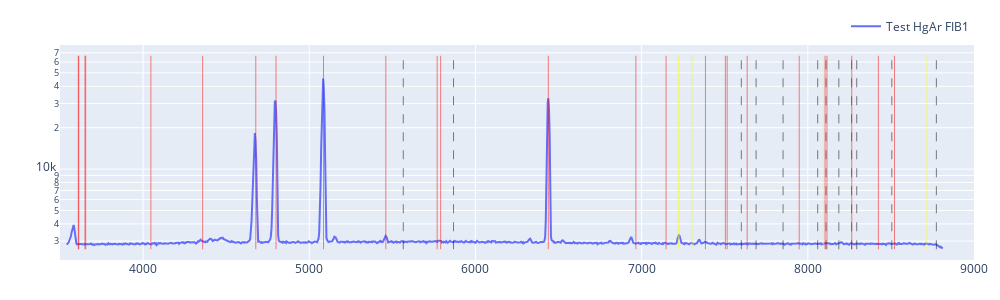

Notebook source saved alongside this figure:
### Code cell
import numpy as np
import plotly.graph_objects as go

def to_native_float(a):
    a = np.asarray(a)

    if a.dtype.byteorder not in ("=", "|"):
        a = a.byteswap().view(a.dtype.newbyteorder("="))

    return np.ascontiguousarray(a, dtype=np.float64)

# Convert arrays for Plotly (native endian)
x = to_native_float(solx)
y2 = to_native_float(cd_f1)

fig = go.Figure()
fig.add_trace(go.Scatter(x=x, y=y2, mode="lines", name="Test HgAr FIB1"))

peaks, _ = find_peaks(kr_f1, height=1000, width=(0, 15), prominence=500)
peaks = refine_peaks(kr_f1, peaks, window_width=5)

ymin = np.nanmin(y1[y1 > 0])
ymax = np.nanmax(y1)

for p in peaks:
    xp = float(x[int(p)])

    fig.add_trace(
        go.Scatter(
            x=[xp, xp],
            y=[ymin, ymax],
            mode="lines",
            line=dict(color="black", width=0.5, dash="dash"),
            hovertemplate=(
                "Peak<br>"
                f"pixel = {p:.2f}<br>"
                "λ = %{x:.2f}<br>"
                "<extra></extra>"
            ),
            showlegend=False
        )
    )

for line in user_atl_cd:
    lam = float(line)
    fig.add_trace(
        go.Scatter(
            x=[lam, lam],
            y=[ymin, ymax],
            mode="lines",
            line=dict(color="red", width=0.5),
            hovertemplate=(
                "Cd line<br>"
                "λ = %{x:.2f}<br>"
                "<extra></extra>"
            ),
            showlegend=False
        )
    )
for line in user_atl_cd:
    lam = float(line) * 2
    fig.add_trace(
        go.Scatter(
            x=[lam, lam],
            y=[ymin, ymax],
            mode="lines",
            line=dict(color="yellow", width=0.5),
            hovertemplate=(
                "Cd 2rd line<br>"
                "λ = %{x:.2f}<br>"
                "<extra></extra>"
            ),
            showlegend=False
        )
    )

fig.update_layout(
    width=1000,
    height=300,
    yaxis_type="log",
    xaxis_range=[3500, 9000],
    margin=dict(l=60, r=20, t=40, b=40),
    legend=dict(orientation="h", y=1.02, x=1, xanchor="right", yanchor="bottom"),
)

fig.show()

### Figure 1 — Plotly figure (JSON) as saved in the notebook; plotly's stock layout.template omitted (floating-point values rounded to 4 significant figures; data arrays with more than 128 entries replaced by an {"elided": "..."} marker saying what was removed)
{"data": [{"mode": "lines", "name": "Test HgAr FIB1", "type": "scatter", "x": {"elided": "1340 float values"}, "y": {"elided": "1340 float values"}}, {"hovertemplate": "Peak<br>pixel = 502.74<br>λ = %{x:.2f}<br><extra></extra>", "line": {"color": "black", "dash": "dash", "width": 0.5}, "mode": "lines", "showlegend": false, "type": "scatter", "x": [5566.0, 5566.0], "y": [2617.0, 66660.0]}, {"hovertemplate": "Peak<br>pixel = 579.51<br>λ = %{x:.2f}<br><extra></extra>", "line": {"color": "black", "dash": "dash", "width": 0.5}, "mode": "lines", "showlegend": false, "type": "scatter", "x": [5868.0, 5868.0], "y": [2617.0, 66660.0]}, {"hovertemplate": "Peak<br>pixel = 1024.09<br>λ = %{x:.2f}<br><extra></extra>", "line": {"color": "black", "dash": "dash", "width": 0.5}, "mode": "lines", "showlegend": false, "type": "scatter", "x": [7600.0, 7600.0], "y": [2617.0, 66660.0]}, {"hovertemplate": "Peak<br>pixel = 1047.66<br>λ = %{x:.2f}<br><extra></extra>", "line": {"color": "black", "dash": "dash", "width": 0.5}, "mode": "lines", "showlegend": false, "type": "scatter", "x": [7689.0, 7689.0], "y": [2617.0, 66660.0]}, {"hovertemplate": "Peak<br>pixel = 1089.97<br>λ = %{x:.2f}<br><extra></extra>", "line": {"color": "black", "dash": "dash", "width": 0.5}, "mode": "lines", "showlegend": false, "type": "scatter", "x": [7851.0, 7851.0], "y": [2617.0, 66660.0]}, {"hovertemplate": "Peak<br>pixel = 1143.00<br>λ = %{x:.2f}<br><extra></extra>", "line": {"color": "black", "dash": "dash", "width": 0.5}, "mode": "lines", "showlegend": false, "type": "scatter", "x": [8059.0, 8059.0], "y": [2617.0, 66660.0]}, {"hovertemplate": "Peak<br>pixel = 1156.57<br>λ = %{x:.2f}<br><extra></extra>", "line": {"color": "black", "dash": "dash", "width": 0.5}, "mode": "lines", "showlegend": false, "type": "scatter", "x": [8110.0, 8110.0], "y": [2617.0, 66660.0]}, {"hovertemplate": "Peak<br>pixel = 1176.94<br>λ = %{x:.2f}<br><extra></extra>", "line": {"color": "black", "dash": "dash", "width": 0.5}, "mode": "lines", "showlegend": false, "type": "scatter", "x": [8187.0, 8187.0], "y": [2617.0, 66660.0]}, {"hovertemplate": "Peak<br>pixel = 1196.30<br>λ = %{x:.2f}<br><extra></extra>", "line": {"color": "black", "dash": "dash", "width": 0.5}, "mode": "lines", "showlegend": false, "type": "scatter", "x": [8264.0, 8264.0], "y": [2617.0, 66660.0]}, {"hovertemplate": "Peak<br>pixel = 1204.94<br>λ = %{x:.2f}<br><extra></extra>", "line": {"color": "black", "dash": "dash", "width": 0.5}, "mode": "lines", "showlegend": false, "type": "scatter", "x": [8294.0, 8294.0], "y": [2617.0, 66660.0]}, {"hovertemplate": "Peak<br>pixel = 1259.73<br>λ = %{x:.2f}<br><extra></extra>", "line": {"color": "black", "dash": "dash", "width": 0.5}, "mode": "lines", "showlegend": false, "type": "scatter", "x": [8506.0, 8506.0], "y": [2617.0, 66660.0]}, {"hovertemplate": "Peak<br>pixel = 1329.28<br>λ = %{x:.2f}<br><extra></extra>", "line": {"color": "black", "dash": "dash", "width": 0.5}, "mode": "lines", "showlegend": false, "type": "scatter", "x": [8774.0, 8774.0], "y": [2617.0, 66660.0]}, {"hovertemplate": "Cd line<br>λ = %{x:.2f}<br><extra></extra>", "line": {"color": "red", "width": 0.5}, "mode": "lines", "showlegend": false, "type": "scatter", "x": [3610.0, 3610.0], "y": [2617.0, 66660.0]}, {"hovertemplate": "Cd line<br>λ = %{x:.2f}<br><extra></extra>", "line": {"color": "red", "width": 0.5}, "mode": "lines", "showlegend": false, "type": "scatter", "x": [3613.0, 3613.0], "y": [2617.0, 66660.0]}, {"hovertemplate": "Cd line<br>λ = %{x:.2f}<br><extra></extra>", "line": {"color": "red", "width": 0.5}, "mode": "lines", "showlegend": false, "type": "scatter", "x": [3650.0, 3650.0], "y": [2617.0, 66660.0]}, {"hovertemplate": "Cd line<br>λ = %{x:.2f}<br><extra></extra>", "line": {"color": "red", "width": 0.5}, "mode": "lines", "showlegend": false, "type": "scatter", "x": [3655.0, 3655.0], "y": [2617.0, 66660.0]}, {"hovertemplate": "Cd line<br>λ = %{x:.2f}<br><extra></extra>", "line": {"color": "red", "width": 0.5}, "mode": "lines", "showlegend": false, "type": "scatter", "x": [4047.0, 4047.0], "y": [2617.0, 66660.0]}, {"hovertemplate": "Cd line<br>λ = %{x:.2f}<br><extra></extra>", "line": {"color": "red", "width": 0.5}, "mode": "lines", "showlegend": false, "type": "scatter", "x": [4358.0, 4358.0], "y": [2617.0, 66660.0]}, {"hovertemplate": "Cd line<br>λ = %{x:.2f}<br><extra></extra>", "line": {"color": "red", "width": 0.5}, "mode": "lines", "showlegend": false, "type": "scatter", "x": [4678.0, 4678.0], "y": [2617.0, 66660.0]}, {"hovertemplate": "Cd line<br>λ = %{x:.2f}<br><extra></extra>", "line": {"color": "red", "width": 0.5}, "mode": "lines", "showlegend": false, "type": "scatter", "x": [4800.0, 4800.0], "y": [2617.0, 66660.0]}, {"hovertemplate": "Cd line<br>λ = %{x:.2f}<br><extra></extra>", "line": {"color": "red", "width": 0.5}, "mode": "lines", "showlegend": false, "type": "scatter", "x": [5086.0, 5086.0], "y": [2617.0, 66660.0]}, {"hovertemplate": "Cd line<br>λ = %{x:.2f}<br><extra></extra>", "line": {"color": "red", "width": 0.5}, "mode": "lines", "showlegend": false, "type": "scatter", "x": [5461.0, 5461.0], "y": [2617.0, 66660.0]}, {"hovertemplate": "Cd line<br>λ = %{x:.2f}<br><extra></extra>", "line": {"color": "red", "width": 0.5}, "mode": "lines", "showlegend": false, "type": "scatter", "x": [5770.0, 5770.0], "y": [2617.0, 66660.0]}, {"hovertemplate": "Cd line<br>λ = %{x:.2f}<br><extra></extra>", "line": {"color": "red", "width": 0.5}, "mode": "lines", "showlegend": false, "type": "scatter", "x": [5791.0, 5791.0], "y": [2617.0, 66660.0]}, {"hovertemplate": "Cd line<br>λ = %{x:.2f}<br><extra></extra>", "line": {"color": "red", "width": 0.5}, "mode": "lines", "showlegend": false, "type": "scatter", "x": [6438.0, 6438.0], "y": [2617.0, 66660.0]}, {"hovertemplate": "Cd line<br>λ = %{x:.2f}<br><extra></extra>", "line": {"color": "red", "width": 0.5}, "mode": "lines", "showlegend": false, "type": "scatter", "x": [6965.0, 6965.0], "y": [2617.0, 66660.0]}, {"hovertemplate": "Cd line<br>λ = %{x:.2f}<br><extra></extra>", "line": {"color": "red", "width": 0.5}, "mode": "lines", "showlegend": false, "type": "scatter", "x": [7147.0, 7147.0], "y": [2617.0, 66660.0]}, {"hovertemplate": "Cd line<br>λ = %{x:.2f}<br><extra></extra>", "line": {"color": "red", "width": 0.5}, "mode": "lines", "showlegend": false, "type": "scatter", "x": [7384.0, 7384.0], "y": [2617.0, 66660.0]}, {"hovertemplate": "Cd line<br>λ = %{x:.2f}<br><extra></extra>", "line": {"color": "red", "width": 0.5}, "mode": "lines", "showlegend": false, "type": "scatter", "x": [7504.0, 7504.0], "y": [2617.0, 66660.0]}, {"hovertemplate": "Cd line<br>λ = %{x:.2f}<br><extra></extra>", "line": {"color": "red", "width": 0.5}, "mode": "lines", "showlegend": false, "type": "scatter", "x": [7515.0, 7515.0], "y": [2617.0, 66660.0]}, {"hovertemplate": "Cd line<br>λ = %{x:.2f}<br><extra></extra>", "line": {"color": "red", "width": 0.5}, "mode": "lines", "showlegend": false, "type": "scatter", "x": [7635.0, 7635.0], "y": [2617.0, 66660.0]}, {"hovertemplate": "Cd line<br>λ = %{x:.2f}<br><extra></extra>", "line": {"color": "red", "width": 0.5}, "mode": "lines", "showlegend": false, "type": "scatter", "x": [7948.0, 7948.0], "y": [2617.0, 66660.0]}, {"hovertemplate": "Cd line<br>λ = %{x:.2f}<br><extra></extra>", "line": {"color": "red", "width": 0.5}, "mode": "lines", "showlegend": false, "type": "scatter", "x": [8104.0, 8104.0], "y": [2617.0, 66660.0]}, {"hovertemplate": "Cd line<br>λ = %{x:.2f}<br><extra></extra>", "line": {"color": "red", "width": 0.5}, "mode": "lines", "showlegend": false, "type": "scatter", "x": [8115.0, 8115.0], "y": [2617.0, 66660.0]}, {"hovertemplate": "Cd line<br>λ = %{x:.2f}<br><extra></extra>", "line": {"color": "red", "width": 0.5}, "mode": "lines", "showlegend": false, "type": "scatter", "x": [8265.0, 8265.0], "y": [2617.0, 66660.0]}, {"hovertemplate": "Cd line<br>λ = %{x:.2f}<br><extra></extra>", "line": {"color": "red", "width": 0.5}, "mode": "lines", "showlegend": false, "type": "scatter", "x": [8425.0, 8425.0], "y": [2617.0, 66660.0]}, {"hovertemplate": "Cd line<br>λ = %{x:.2f}<br><extra></extra>", "line": {"color": "red", "width": 0.5}, "mode": "lines", "showlegend": false, "type": "scatter", "x": [8521.0, 8521.0], "y": [2617.0, 66660.0]}, {"hovertemplate": "Cd 2rd line<br>λ = %{x:.2f}<br><extra></extra>", "line": {"color": "yellow", "width": 0.5}, "mode": "lines", "showlegend": false, "type": "scatter", "x": [7220.0, 7220.0], "y": [2617.0, 66660.0]}, {"hovertemplate": "Cd 2rd line<br>λ = %{x:.2f}<br><extra></extra>", "line": {"color": "yellow", "width": 0.5}, "mode": "lines", "showlegend": false, "type": "scatter", "x": [7226.0, 7226.0], "y": [2617.0, 66660.0]}, {"hovertemplate": "Cd 2rd line<br>λ = %{x:.2f}<br><extra></extra>", "line": {"color": "yellow", "width": 0.5}, "mode": "lines", "showlegend": false, "type": "scatter", "x": [7300.0, 7300.0], "y": [2617.0, 66660.0]}, {"hovertemplate": "Cd 2rd line<br>λ = %{x:.2f}<br><extra></extra>", "line": {"color": "yellow", "width": 0.5}, "mode": "lines", "showlegend": false, "type": "scatter", "x": [7310.0, 7310.0], "y": [2617.0, 66660.0]}, {"hovertemplate": "Cd 2rd line<br>λ = %{x:.2f}<br><extra></extra>", "line": {"color": "yellow", "width": 0.5}, "mode": "lines", "showlegend": false, "type": "scatter", "x": [8094.0, 8094.0], "y": [2617.0, 66660.0]}, {"hovertemplate": "Cd 2rd line<br>λ = %{x:.2f}<br><extra></extra>", "line": {"color": "yellow", "width": 0.5}, "mode": "lines", "showlegend": false, "type": "scatter", "x": [8717.0, 8717.0], "y": [2617.0, 66660.0]}, {"hovertemplate": "Cd 2rd line<br>λ = %{x:.2f}<br><extra></extra>", "line": {"color": "yellow", "width": 0.5}, "mode": "lines", "showlegend": false, "type": "scatter", "x": [9356.0, 9356.0], "y": [2617.0, 66660.0]}, {"hovertemplate": "Cd 2rd line<br>λ = %{x:.2f}<br><extra></extra>", "line": {"color": "yellow", "width": 0.5}, "mode": "lines", "showlegend": false, "type": "scatter", "x": [9600.0, 9600.0], "y": [2617.0, 66660.0]}, {"hovertemplate": "Cd 2rd line<br>λ = %{x:.2f}<br><extra></extra>", "line": {"color": "yellow", "width": 0.5}, "mode": "lines", "showlegend": false, "type": "scatter", "x": [10170.0, 10170.0], "y": [2617.0, 66660.0]}, {"hovertemplate": "Cd 2rd line<br>λ = %{x:.2f}<br><extra></extra>", "line": {"color": "yellow", "width": 0.5}, "mode": "lines", "showlegend": false, "type": "scatter", "x": [10920.0, 10920.0], "y": [2617.0, 66660.0]}, {"hovertemplate": "Cd 2rd line<br>λ = %{x:.2f}<br><extra></extra>", "line": {"color": "yellow", "width": 0.5}, "mode": "lines", "showlegend": false, "type": "scatter", "x": [11540.0, 11540.0], "y": [2617.0, 66660.0]}, {"hovertemplate": "Cd 2rd line<br>λ = %{x:.2f}<br><extra></extra>", "line": {"color": "yellow", "width": 0.5}, "mode": "lines", "showlegend": false, "type": "scatter", "x": [11580.0, 11580.0], "y": [2617.0, 66660.0]}, {"hovertemplate": "Cd 2rd line<br>λ = %{x:.2f}<br><extra></extra>", "line": {"color": "yellow", "width": 0.5}, "mode": "lines", "showlegend": false, "type": "scatter", "x": [12880.0, 12880.0], "y": [2617.0, 66660.0]}, {"hovertemplate": "Cd 2rd line<br>λ = %{x:.2f}<br><extra></extra>", "line": {"color": "yellow", "width": 0.5}, "mode": "lines", "showlegend": false, "type": "scatter", "x": [13930.0, 13930.0], "y": [2617.0, 66660.0]}, {"hovertemplate": "Cd 2rd line<br>λ = %{x:.2f}<br><extra></extra>", "line": {"color": "yellow", "width": 0.5}, "mode": "lines", "showlegend": false, "type": "scatter", "x": [14290.0, 14290.0], "y": [2617.0, 66660.0]}, {"hovertemplate": "Cd 2rd line<br>λ = %{x:.2f}<br><extra></extra>", "line": {"color": "yellow", "width": 0.5}, "mode": "lines", "showlegend": false, "type": "scatter", "x": [14770.0, 14770.0], "y": [2617.0, 66660.0]}, {"hovertemplate": "Cd 2rd line<br>λ = %{x:.2f}<br><extra></extra>", "line": {"color": "yellow", "width": 0.5}, "mode": "lines", "showlegend": false, "type": "scatter", "x": [15010.0, 15010.0], "y": [2617.0, 66660.0]}, {"hovertemplate": "Cd 2rd line<br>λ = %{x:.2f}<br><extra></extra>", "line": {"color": "yellow", "width": 0.5}, "mode": "lines", "showlegend": false, "type": "scatter", "x": [15030.0, 15030.0], "y": [2617.0, 66660.0]}, {"hovertemplate": "Cd 2rd line<br>λ = %{x:.2f}<br><extra></extra>", "line": {"color": "yellow", "width": 0.5}, "mode": "lines", "showlegend": false, "type": "scatter", "x": [15270.0, 15270.0], "y": [2617.0, 66660.0]}, {"hovertemplate": "Cd 2rd line<br>λ = %{x:.2f}<br><extra></extra>", "line": {"color": "yellow", "width": 0.5}, "mode": "lines", "showlegend": false, "type": "scatter", "x": [15900.0, 15900.0], "y": [2617.0, 66660.0]}, {"hovertemplate": "Cd 2rd line<br>λ = %{x:.2f}<br><extra></extra>", "line": {"color": "yellow", "width": 0.5}, "mode": "lines", "showlegend": false, "type": "scatter", "x": [16210.0, 16210.0], "y": [2617.0, 66660.0]}, {"hovertemplate": "Cd 2rd line<br>λ = %{x:.2f}<br><extra></extra>", "line": {"color": "yellow", "width": 0.5}, "mode": "lines", "showlegend": false, "type": "scatter", "x": [16230.0, 16230.0], "y": [2617.0, 66660.0]}, {"hovertemplate": "Cd 2rd line<br>λ = %{x:.2f}<br><extra></extra>", "line": {"color": "yellow", "width": 0.5}, "mode": "lines", "showlegend": false, "type": "scatter", "x": [16530.0, 16530.0], "y": [2617.0, 66660.0]}, {"hovertemplate": "Cd 2rd line<br>λ = %{x:.2f}<br><extra></extra>", "line": {"color": "yellow", "width": 0.5}, "mode": "lines", "showlegend": false, "type": "scatter", "x": [16850.0, 16850.0], "y": [2617.0, 66660.0]}, {"hovertemplate": "Cd 2rd line<br>λ = %{x:.2f}<br><extra></extra>", "line": {"color": "yellow", "width": 0.5}, "mode": "lines", "showlegend": false, "type": "scatter", "x": [17040.0, 17040.0], "y": [2617.0, 66660.0]}], "layout": {"height": 300, "legend": {"orientation": "h", "x": 1, "xanchor": "right", "y": 1.02, "yanchor": "bottom"}, "margin": {"b": 40, "l": 60, "r": 20, "t": 40}, "width": 1000, "xaxis": {"range": [3500, 9000]}, "yaxis": {"type": "log"}}}
